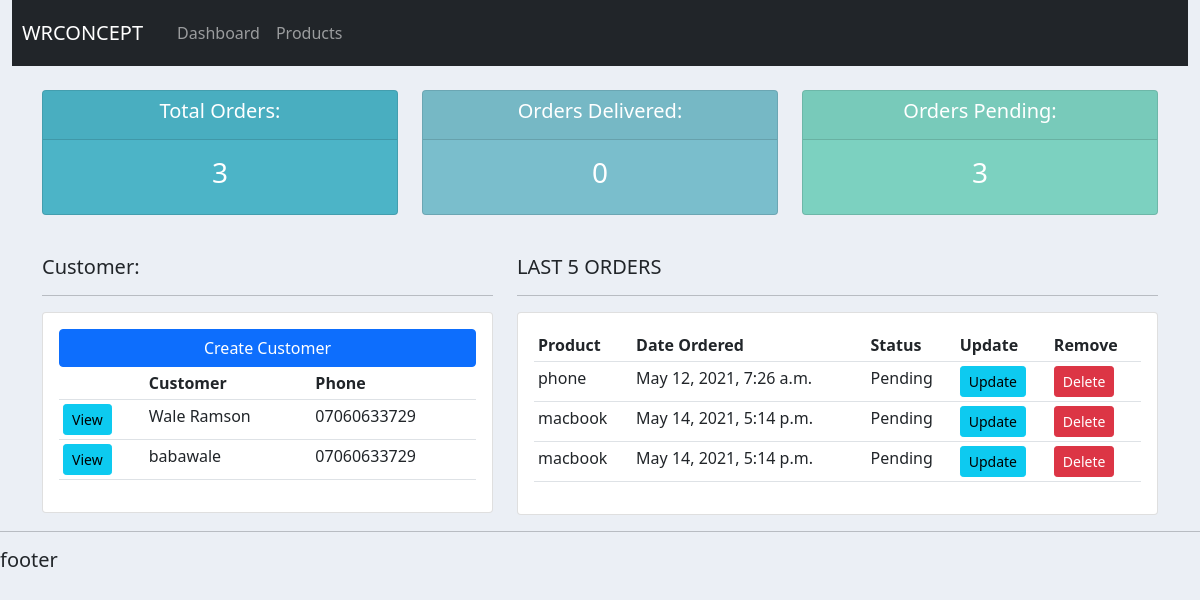
The page / on the database its author committed.
### accounts/models.py (models this page shows, shortened)
class Customer(models.Model):
	name = models.CharField(max_length=200, null=True)
	phone = models.CharField(max_length=200, null=True)
	email = models.CharField(max_length=200, null=True)
	date_created = models.DateTimeField(auto_now_add=True, null=True)

class Order(models.Model):
	STATUS = (
		('Pending', 'Pending'),
		('Out of Delivery', 'Out of Delivery'),
		('Delivered', 'Delivered'),
		)
	customer = models.ForeignKey(Customer, null=True, on_delete=models.SET_NULL)
	product = models.ForeignKey(Product, null=True, on_delete=models.SET_NULL)
	date_created = models.DateTimeField(auto_now_add=True, null=True)
	status = models.CharField(max_length=200, null=True, choices=STATUS)

class Product(models.Model):
	CATEGORY = (
		('Indoor', 'Indoor'),
		('Outdoor', 'Outdoor'),
		)
	name = models.CharField(max_length=200, null=True)
	price = models.FloatField(null=True)
	category = models.CharField(max_length=200, null=True, choices=CATEGORY)
	description = models.CharField(max_length=200, null=True, blank=True)
	date_created = models.DateTimeField(auto_now_add=True, null=True)
	tag = models.ManyToManyField(Tag)
	def __str__(self):
		return self.name

### accounts/views.py (the view)
# urls.py: path('', views.home, name="home"),
def home(request):
	orders = Order.objects.all()
	customer = Customer.objects.all()
	total_customers = customer.count()
	total_orders = orders.count()
	delivered = orders.filter(status='Delivered').count()
	pending = orders.filter(status='Pending').count()
	context = {'order':orders, 'customer':customer,'total_orders':total_orders, 'delivered':delivered, 'pending':pending }
	return render(request, 'accounts/dashboard.html', context)

### accounts/templates/accounts/dashboard.html
	{% extends 'accounts/main.html' %}
	{% block content %}
	{% include 'accounts/status.html' %}
<div class="container">
	<br>
	<div class="row">
		<div class="col-md-5">
			<h5>Customer:</h5>
			<hr>
			<div class="card card-body">
				<a  class="btn btn-primary btn sm btn-block" href="">Create Customer</a>
				<table class="table table-sm">
					<tr>
						<th></th>
						<th>Customer</th>
						<th>Phone</th>
					</tr>
					{% for customer in customer %}
							<tr>
								<td><a class="btn btn-sm btn-info" href="{% url 'customer' customer.id %}">View</a></td>
								<td>{{customer.name}}</td>
								<td>{{customer.phone}}</td>
							</tr>
					{% endfor %}
				</table>
			</div>
		</div>
		<div class="col-md-7">
			<h5>LAST 5 ORDERS</h5>
			<hr>
			<div class="card card-body">
				<table class="table table-sm">
					<tr>
						<th>Product</th>
						<th>Date Ordered</th>
						<th>Status</th>
						<th>Update</th>
						<th>Remove</th>
					</tr>
					{% for order in order %}
							<tr>
								<td>{{order.product}}</td>
								<td>{{order.date_created}}</td>
								<td>{{order.status}}</td>
								<td><a href="{% url 'update_order' order.id %}" class="btn btn-sm btn-info">Update</a></td>
								<td><a href="{% url 'delete_order' order.id %}" class="btn btn-sm btn-danger">Delete</a></td>
							</tr>
					{% endfor %}
				</table>
			</div>
		</div>
	</div>
</div>
	{% endblock %}

### accounts/templates/accounts/main.html (shortened to what this page needs)
{% load static %}
<!DOCTYPE html>
<html>
<head>
	<link href="https://cdn.jsdelivr.net/npm/bootstrap@5.0.0/dist/css/bootstrap.min.css" rel="stylesheet">
	<link rel="stylesheet" type="text/css" href="{% static 'css/main.css' %}">
</head>
<body>
		{% include 'accounts/navbar.html' %}
		{% block content %}
		{% endblock %}
	<hr>
	<h5>footer</h5>
</body>
</html>

### accounts/templates/accounts/navbar.html (shortened to what this page needs)
<div class="container-fluid">
	<nav class="navbar navbar-expand-lg navbar-dark bg-dark">
	  <a class="navbar-brand" href="#" style="padding:10px">WRCONCEPT</a>
	  <div class="collapse navbar-collapse" id="navbarNav">
	    <ul class="navbar-nav">
	      <li class="nav-item active">
	        <a class="nav-link" href="{% url 'home' %}">Dashboard</a>
	      </li>
	      <li class="nav-item">
	        <a class="nav-link" href="{% url 'products' %}">Products</a>
	      </li>
	    </ul>
	  </div>
	</nav>
</div>

### accounts/templates/accounts/status.html
<br>
<div class="container">
	<div class="row">
		<div class="col">
			<div class="col-md">
				<div class="card text-center text-white mb-3 " id="total-orders">
					<div class="card-header">
						<h5 class="card-title">Total Orders:</h5>
						</div>
						<div class="card-body">
							<h3 class="card-title">{{ total_orders}}</h3>
					</div>
				</div>
			</div>
		</div>
		<div class="col">
			<div class="col-md">
				<div class="card text-center text-white mb-3 " id="orders-delivered">
					<div class="card-header">
						<h5 class="card-title"> Orders Delivered:</h5>
						</div>
						<div class="card-body">
							<h3 class="card-title">{{delivered }}</h3>
					</div>
				</div>
			</div>
		</div>
		<div class="col">
			<div class="col-md">
				<div class="card text-center text-white mb-3 " id="orders-pending">
					<div class="card-header">
						<h5 class="card-title">Orders Pending:</h5>
						</div>
						<div class="card-body">
							<h3 class="card-title">{{ pending }}</h3>
					</div>
				</div>
			</div>
		</div>
	</div>
</div>

### static/css/main.css (style rules this page uses)
body { background-color: #ebeff5; }
#total-orders { background-color: #4cb4c7; }
#orders-delivered { background-color: #7abecc; }
#orders-pending { background-color: #7CD1C0; }

### rows shown on the page
Customer: name "Wale Ramson", phone "07060633729"
Customer: name "babawale", phone "07060633729"
Order: product "phone", date_created "May 12, 2021, 7:26 a.m.", status "Pending"
Order: product "macbook", date_created "May 14, 2021, 5:14 p.m.", status "Pending"
Order: product "macbook", date_created "May 14, 2021, 5:14 p.m.", status "Pending"

### other values the page prints
{{ total_orders }} "3"
{{ delivered }} "0"
{{ pending }} "3"
